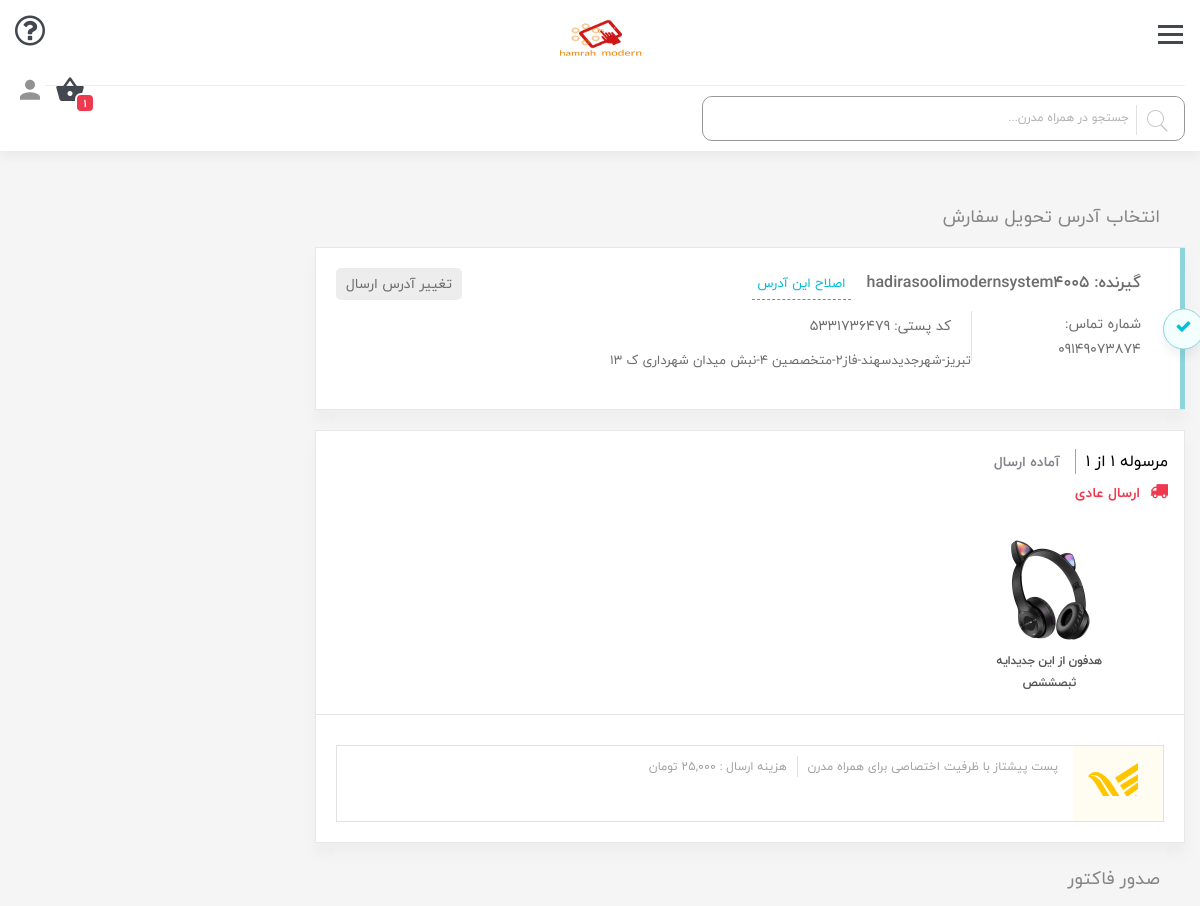
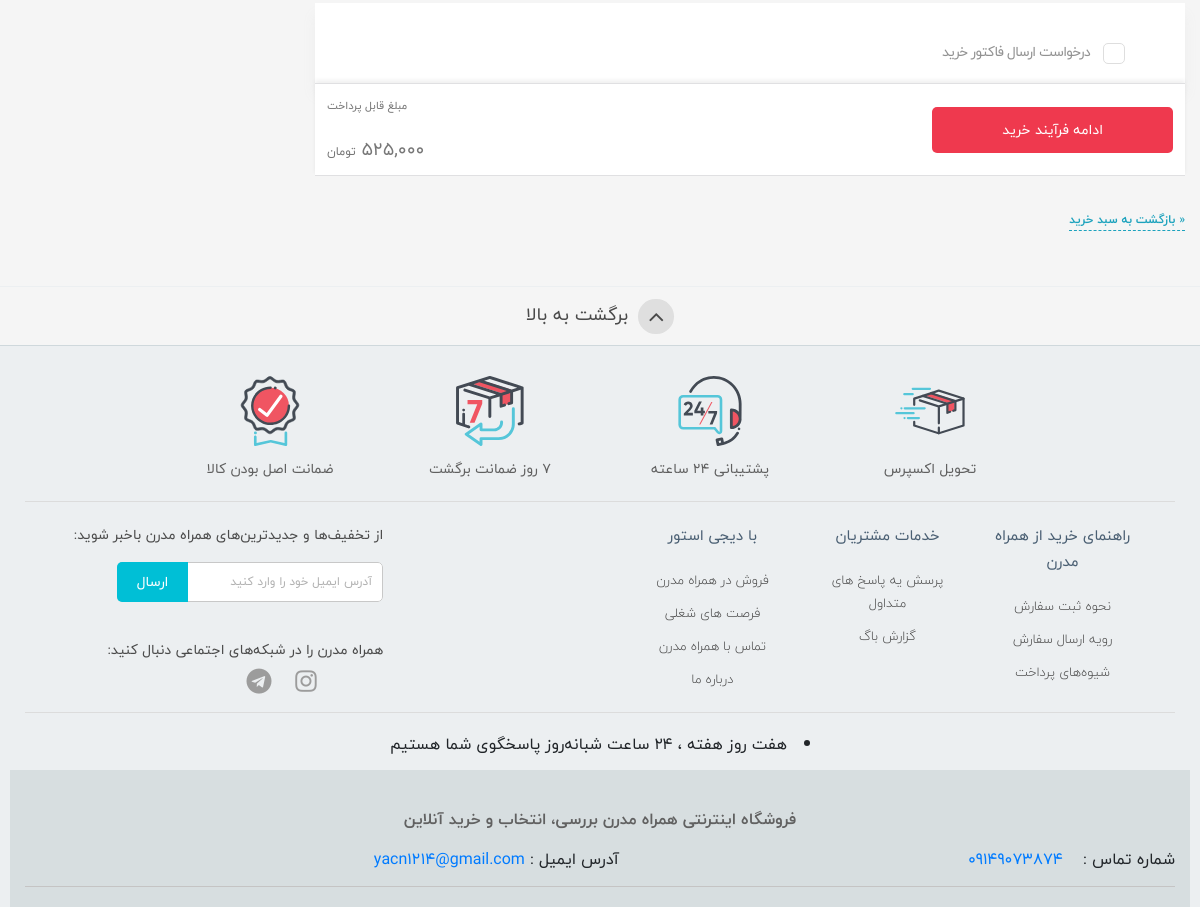
Screenshot of /confirm (signed in) with the database file from the repository (2 pictures, top to bottom).
### Users/models.py (models this page shows, shortened)
class UserCustom(models.Model):
    user = models.ForeignKey(User, on_delete=models.CASCADE,null=True,blank=True)
    fulladdress = models.CharField(max_length=250,blank=True,null=True)
    phone = models.CharField(max_length=255,unique=True)
    code = models.CharField(max_length=255,blank=True,null=True)
    code_post = models.CharField(max_length=30,blank=True,null=True)

### main/models.py (models this page shows)
class Product(models.Model):
    NUMBERS = [
        ("1", 1),
        ("22", 2),
        ("333", 3),
        ("4444", 4),
        ("55555", 5),
    ]
    name = models.CharField(_("اسم محصول"),max_length=255,unique=True)
    price = models.IntegerField(_("قیمت به تومان"))
    picture = models.ImageField(_("عکس نمایشی"),upload_to='ProductImage/picture')
    picture2 = models.ImageField(_("عکس پیش نمایش"),upload_to='ProductImage/picture2')
    picture3 = models.ImageField(_("عکس جزيیات"),upload_to='ProductImage/picture3')
    picture4 = models.ImageField(_("عکس جزییات"),upload_to='ProductImage/picture4')
    vip = models.CharField(_("محصول ویژه"),max_length=20,default="no",choices=[("no","خیر"),("yes","بله")])
    price_offer = models.ForeignKey(Offer,on_delete = models.CASCADE,blank=True,null=True,default=0)
    category = models.ForeignKey("BrandMobile",on_delete=models.CASCADE)
    star = models.CharField(_("امتیاز به ستاره"),max_length=25,choices=NUMBERS)
    caption = models.TextField(_("معرفی جزیَی"),)
    detail = models.TextField(_("معرفی دقیق"),)
    buyers = models.IntegerField(_("تعداد فروش"),default=0)
    view = models.IntegerField(_("تعداد بازدید"),default=0)
    mojood = models.CharField(max_length=20,default="موجود",choices=[("موجود","ناموجود")])
    def __str__(self):
        return str(self.name)
    class Meta:
        db_table = ''
        managed = True
        verbose_name = 'محصولات'
        verbose_name_plural = 'محصولات'

### main/views.py (the view)
# urls.py: path('confirm',views.shoping),
def shoping(request):
    if request.user.is_authenticated:
        id_use = request.user.id
        name = request.user.username
        user = UserCustom.objects.get(user__id=id_use)
        sabad = models.sabad.objects.filter(id_user=id_use).count()
        product_all = models.Product.objects.all()
        ABrands = models.BrandMobile.objects.all()
        category = models.category.objects.all()
        saba = models.sabad.objects.all()
        return render(request, 'shopping.html',{"user":user,"sabad":sabad,"saba":saba,"category":category,"allp":product_all,"id_use":id_use,"name":name,"Brands":ABrands})
    else:
        redirect('/cart')

### main/models.py (called while the page is built)
    def __str__(self):
        return self.nameEn

    def __str__(self):
        return self.name

### main/templatetags/custom_tags.py (called while the page is built)
@register.simple_tag
def jam3(id_use, *args, **kwargs):
    a = 0
    saba = sabad.objects.filter(id_user = id_use)
    for dataSabad in saba:
        a += jam2(dataSabad.p2,dataSabad.T)
    return f"{a:,}"

@register.simple_tag
def jam4(id_use, *args, **kwargs):
    a = 0
    saba = sabad.objects.filter(id_user = id_use)
    for dataSabad in saba:
        a += jam2(dataSabad.p2,dataSabad.T)
    b = a + 25000
    return f"{b:,}"

@register.simple_tag
def jam2(p,t, *args, **kwargs):
    a = p.replace(",","")
    res = int(a) * int(t)
    return int(res)

@register.simple_tag
def res(id_use, *args, **kwargs):
    a = jamsabad.objects.filter(id_user=id_use)
    count = 0
    for mmd in a:
        count += mmd.jam
    if count:
        return f"{count:,}"
    else:
        return 0

### details/templates/shopping.html (shortened to what this page needs)
{% extends 'base.html' %}
{% block content %}
{% load static %}
{% load custom_tags %}
<div class="main-shopping">
    <div class="content-shopping">
        <div class="col-lg-9 col-md-9 col-xs-12 pull-right">
            <div class="shipment-page-container">
                <div class="headline-checkout-shopping">
                    <span>انتخاب آدرس تحویل سفارش</span>
                </div>
                <div id="address-section">
                    <div class="checkout-contact">
                        <div class="checkout-contact-content">
                            <ul class="checkout-contact-items">
                                <li class="checkout-contact-item">
                                    گیرنده:
                                    <span class="full-name">{{name}}</span>
                                    <a href="/editAddres" class="edit-address-btn"
                                        onclick="document.getElementById('modal').style.display='block'">اصلاح این
                                        آدرس</a>
                                    <a href="/editAddres" class="checkout-contact-location"
                                        onclick="document.getElementById('modal').style.display='block'">تغییر آدرس
                                        ارسال</a>
                                </li>
                                <li class="checkout-contact-item">
                                    <div class="checkout-contact-item-mobile">
                                        شماره تماس:
                                        <span class="mobile-phone">{{user.phone}}</span>
                                    </div>
                                    <div class="checkout-contact-item-message">
                                        کد پستی:
                                        <span class="post-code">{{user.code_post}}</span>
                                        <br>
                                    </div>
                                    <span class="address-part">{{user.fulladdress}}</span>
                                </li>
                            </ul>
                            <div class="checkout-contact-badge">
                                <i class="fa fa-check"></i>
                            </div>
                        </div>
                    </div>
                </div>
                <form action="#" id="shipping-data-form">
                    <div class="normal-delivery">
                        <div class="checkout-pack">
                            <div class="checkout-pack-header">
                                <span>مرسوله {{sabad}} از {{sabad}}</span>
                                <span class="checkout-time-table-shipping-lead-time">
                                    آماده ارسال
                                </span>
                            </div>
                            <div class="checkout-time-table-shipping-type"><i class="fa fa-truck"></i>ارسال عادی
                            </div>
                            <div class="checkout-pack-row">
                                <div class="swiper-products-compact">
                                    {% for sabad in saba %}
                                    {% if id_use == sabad.id_user %}
                                    {% for prod in allp %}
                                    {% if prod.id == sabad.id_pro %}
                                    <div class="box">
                                        <div class="col-lg-3 col-md-4 col-xs-12">
                                            <div class="product-box-container">
                                                <div class="product-box-compact">
                                                    <a href="#">
                                                        <img src="/ProductImage/{{prod.picture}}" alt="img-slider">
                                                    </a>
                                                    <div class="product-box-title">
                                                        {{prod}} {{prod.caption}}
                                                    </div>
                                                </div>
                                            </div>
                                        </div>
                                    </div>
                                    {% endif %}
                                    {% endfor %}
                                    {% endif %}
                                    {% endfor %}
                                </div>
                            </div>
                            <div class="shipment-submit-type">
                                <div class="checkout-time-table">
                                    <div class="additional-options-action-bar">
                                        <div class="additional-options-checkbox-container">
                                            <label
                                                class="checkout-additional-options-checkbox-image"></label>
                                        </div>
                                        <div class="checkout-additional-options-action-container">
                                            <ul class="action-description">
                                                <li>پست پیشتاز با ظرفیت اختصاصی برای همراه مدرن</li>
                                                <li class="package-shipping-cost">
                                                    هزینه ارسال : 25,000 تومان
                                                </li>
                                            </ul>
                                        </div>
                                    </div>
                                </div>
                            </div>
                        </div>
                    </div>
                </form>
            </div>
            <form method="post" action="/buy">
            <div class="headline-checkout-shopping">
                <span>صدور فاکتور</span>
            </div>
            <div class="checkout-invoice">
                <div class="checkout-invoice-headline">
                    <div class="form-auth-row">
                        <label class="ui-checkbox">
                            <span class="ui-checkbox-check"></span>
                        </label>
                        <label for="remember" class="remember-me">درخواست ارسال فاکتور خرید</label>
                    </div>
                </div>
            </div>
            <div class="checkout-to-shipping-sticky">
                <button type="submit" class="selenium-next-step-shipping">ادامه فرآیند خرید</button>
                <div class="checkout-to-shipping-price-report">
                    <p>مبلغ قابل پرداخت</p>
                    <div class="cart-item-product-price">
                        <span>تومان</span>
                    </div>
                </div>
            </div>
        </form>
            <div class="checkout-actions">
                <a href="/cart" class="btn-link-spoiler">
                    « بازگشت به سبد خرید
                </a>
            </div>
        </div>
{% endblock content %}

### rows the page displays
UserCustom: phone "09149073874", code_post "5331736479", fulladdress "تبریز-شهرجدیدسهند-فاز2-متخصصین 4-نبش میدان شهرداری ک 13"
Product: picture (picture), name "هدفون از این جدیدایه", caption "ثبصششص"

### other values shown
{{ sabad }} "1"
{{ name }} "hadirasoolimodernsystem4005"
